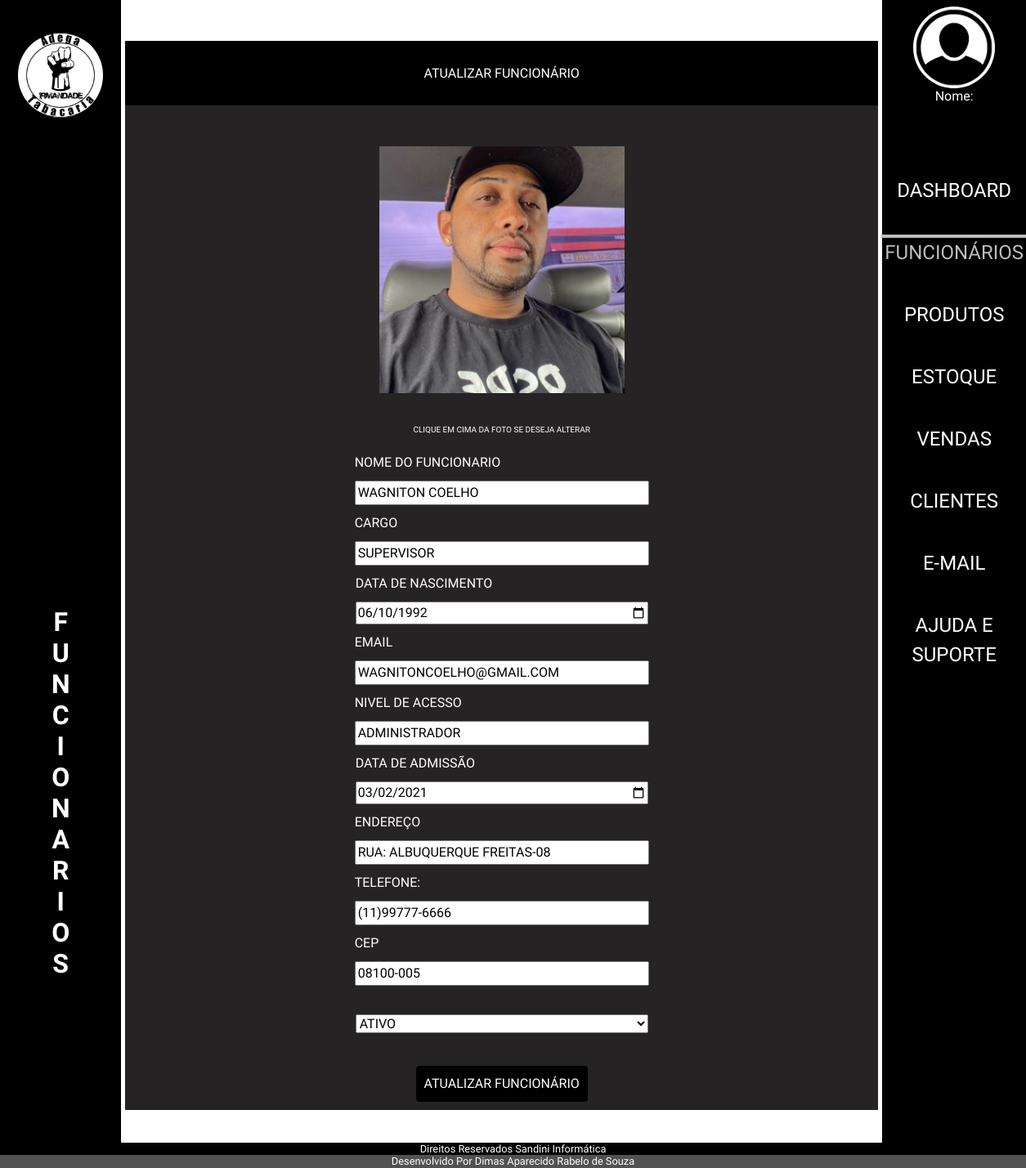
The page /admin/index.php?p=funcionarios&f=atualizar&id=2 on the database its author committed.
### tables this page shows
CREATE TABLE `tblfuncionarios` (
  `idFuncionario` int(11) NOT NULL,
  `nomeFuncionario` varchar(50) NOT NULL,
  `altFuncionario` varchar(50) NOT NULL,
  `cargoFuncionario` varchar(20) NOT NULL,
  `dataNascFuncionario` date NOT NULL,
  `emailFuncionario` varchar(80) NOT NULL,
  `senhaFuncionario` varchar(20) NOT NULL,
  `nivelFuncionario` varchar(15) NOT NULL,
  `dataAdmissaoFuncionario` date NOT NULL,
  `enderecoFuncionario` varchar(50) NOT NULL,
  `telFuncionario` varchar(15) NOT NULL,
  `cepFuncionario` varchar(10) NOT NULL,
  `statusFuncionario` varchar(10) NOT NULL,
  `fotoFuncionario` varchar(100) DEFAULT NULL,
  `linkFaceFuncionario` varchar(150) NOT NULL,
  `linkInstaFuncionario` varchar(150) NOT NULL,
  `linkWhatsFuncionario` varchar(150) NOT NULL
);

### admin/class/funcionario.php (called while the page is built, shortened)
<?php
class FuncionarioClass
{
    public $idFuncionario;
    public function __construct($id = false)
    {
        if ($id) {
            $this->idFuncionario = $id;
            $this->Carregar();
        }
    }
    public function Carregar()
    {
        $query = "SELECT * FROM  tblfuncionarios WHERE idFuncionario = " . $this->idFuncionario;
        $conn = Conexao::LigarConexao();
        $resultado = $conn->query($query);
        $lista = $resultado->fetchAll();
        foreach ($lista as $linha) {
            $this->nomeFuncionario = $linha['nomeFuncionario'];
            $this->cargoFuncionario = $linha['cargoFuncionario'];
            $this->dataNascFuncionario = $linha['dataNascFuncionario'];
            $this->emailFuncionario = $linha['emailFuncionario'];
            $this->nivelFuncionario = $linha['nivelFuncionario'];
            $this->dataAdmissaoFuncionario = $linha['dataAdmissaoFuncionario'];
            $this->enderecoFuncionario = $linha['enderecoFuncionario'];
            $this->telFuncionario = $linha['telFuncionario'];
            $this->cepFuncionario = $linha['cepFuncionario'];
            $this->statusFuncionario = $linha['statusFuncionario'];
            $this->fotoFuncionario = $linha['fotoFuncionario'];
        }
    }
}

### admin/funcionarios/atualizar.php (the view, shortened to what this page needs)
<?php
require_once("class/funcionario.php");
$funcionario = new FuncionarioClass($id);
?>
<h1 class="h1Atual">Atualizar Funcionário</h1>
<form action="index.php?p=funcionarios&f=atualizar&id=<?php echo $funcionario->idFuncionario; ?> " method="POST" enctype="multipart/form-data">
    <div class="fotoForm">
        <div>
            <?php if (!empty($funcionario->fotoFuncionario)) : ?>
                <img src="../admin/img/<?php echo $funcionario->fotoFuncionario; ?>" alt="Funcionário Photo" id="imgfoto">
            <?php else : ?>
                <img src="img/sem-foto.jpg" alt="Sem Foto" id="imgfoto">
            <?php endif; ?>
        </div>
    </div>
    <p class="informa">clique em cima da foto se deseja alterar</p>
    <div>
        <label for="nomeFuncionario">Nome do Funcionario</label>
        <input type="text" name="nomeFuncionario" id="nomeFuncionario" placeholder="Informe o Nome do Funcionario" value="<?php echo $funcionario->nomeFuncionario; ?>">
    </div>
    <div>
        <label for="cargoFuncionario">Cargo</label>
        <input type="text" name="cargoFuncionario" id="cargoFuncionario" placeholder="Informe o Cargo" value="<?php echo $funcionario->cargoFuncionario; ?>">
    </div>
    <div>
        <label for="dataNascFuncionario">Data de Nascimento</label>
        <input class="Dateatual" type="date" name="dataNascFuncionario" id="dataNascFuncionario" value="<?php echo $funcionario->dataNascFuncionario; ?>">
    </div>
    <div>
        <label for="emailFuncionario"> Email</label>
        <input type="email" name="emailFuncionario" id="emailFuncionario" placeholder="name@example.com" value="<?php echo $funcionario->emailFuncionario;  ?>">
    </div>
    <div>
        <label for="nivelFuncionario">Nivel de Acesso</label>
        <input type="text" name="nivelFuncionario" id="nivelFuncionario" placeholder="Informe o Nivel de Acesso" value="<?php echo $funcionario->nivelFuncionario; ?>">
    </div>
    <div>
        <label for="dataAdmissaoFuncionario">Data de Admissão</label>
        <input class="Dateatual" type="date" name="dataAdmissaoFuncionario" id="dataAdmissaoFuncionario" value="<?php echo $funcionario->dataAdmissaoFuncionario; ?>">
    </div>
    <div>
        <label for="enderecoFuncionario"> Endereço</label>
        <input type="text" name="enderecoFuncionario" id="enderecoFuncionario" placeholder="Informe o Endereço" value="<?php echo $funcionario->enderecoFuncionario; ?>">
    </div>
    <div>
        <label for="telFuncionario">Telefone:</label>
        <input type="tel" name="telFuncionario" id="telFuncionario" placeholder="(11)99999-9999" value="<?php echo $funcionario->telFuncionario; ?>">
    </div>
    <div>
        <label for="cepFuncionario"> Cep</label>
        <input type="text" id="cepFuncionario" name="cepFuncionario" maxlength="9" placeholder="00000-000" value="<?php echo $funcionario->cepFuncionario; ?>">
    </div>
    <div>
        <select class="seleAtual" aria-label="Default select example" name="statusFuncionario">
            <?php
            $statusFuncionarioAtual = $funcionario->statusFuncionario;
            $opcoesStatus = array(
                'ATIVO' => 'ATIVO',
                'DESATIVADO' => 'DESATIVADO'
            );
            foreach ($opcoesStatus as $valor => $texto) {
                $selected = ($valor == $statusFuncionarioAtual) ? 'selected' : '';
                echo "<option value='$valor' $selected>$texto</option>";
            }
            ?>
        </select>
    </div>
    <div>
        <button type="submit">Atualizar Funcionário</button>
    </div>
</form>

### admin/css/estilo.css (style rules this page uses)
* a, h1, h2, h3, h4 { font-family: 'Secular One'; font-size: 16px; text-align: center; margin: 0; padding: 0; box-sizing: border-box; text-decoration: none; }
select, input { text-transform: uppercase; }
body { display: flex; flex-direction: column; min-height: 100vh; color: #ffffff; }
h1 { width: 80%; margin-top: 10px }
h1 { text-align: center; background: #000000; width: 100%; padding: 30px 0px; text-transform: uppercase; }
form { display: flex; flex-direction: column; align-items: center; background: #252323; width: 100%; font-family: 'Secular One'; text-transform: uppercase; }
.fotoForm { width: 100%; display: flex; justify-content: center; padding: 50px 50px; }
.fotoForm div img { max-width: 300px; max-height: 320px; object-fit: cover; }
label { display: flex; flex-direction: column; margin: 5px 5px; color: #ffffff; }
input { margin: 5px 5px; width: 360px; text-transform: uppercase; }
select { margin: 30px; }
button { margin: 10px 0; padding: 10px; background-color: #000000; color: #fff; border: none; border-radius: 4px; text-transform: uppercase; }
.h1Atual { color: #ffffff; }
.Dateatual { width: 358px; }
.seleAtual { width: 358px; }
.informa { color: #ffffff; font-size: 10px; margin-top: -13px; }

### rows shown on the page
tblfuncionarios: fotoFuncionario (picture), nomeFuncionario "WAGNITON COELHO", cargoFuncionario "SUPERVISOR", dataNascFuncionario "06/10/1992", emailFuncionario "wagnitoncoelho@gmail.com", nivelFuncionario "ADMINISTRADOR", dataAdmissaoFuncionario "03/02/2021", enderecoFuncionario "RUA: ALBUQUERQUE FREITAS-08", telFuncionario "(11)99777-6666", cepFuncionario "08100-005"

### other values the page prints
$texto[$i] "F"
$texto[$i] "U"
$texto[$i] "N"
$texto[$i] "C"
$texto[$i] "I"
$texto[$i] "O"
$texto[$i] "A"
$texto[$i] "R"
$texto[$i] "S"
form field statusFuncionario "ATIVO"
